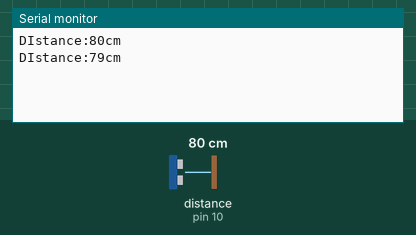
This sketch was run on a simulated Arduino Uno, built with avr-gcc and run on an emulated ATmega328P. Parts: the last lines printed to the serial monitor. Wiring (inferred from the names in the program): ultrasonic range finder: trigger pin 9; echo pin 10. Inputs (shaded band) come from the test bench; at power-on: distance to the obstacle (sensor on pin 10) 80 cm. The echo pulse lasts 58.3 µs per cm.

Above: at 1.8 s.
1.9 s: distance to the obstacle (sensor on pin 10) set to 2 cm
At 2.6 s:
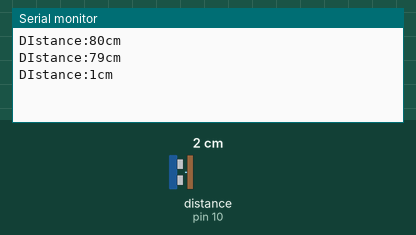
3.4 s: distance to the obstacle (sensor on pin 10) set to 4 cm
At 4.8 s:
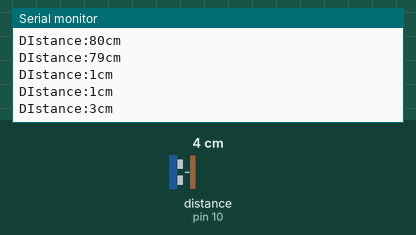
Timing chart, 0 to 6.4 s (numbered marks = the images above; inputs shaded):
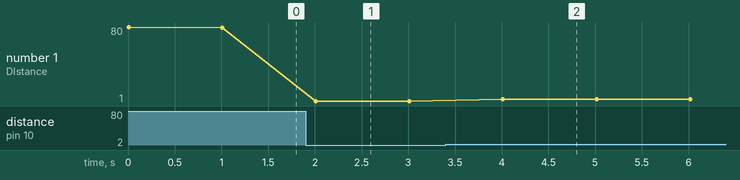

The sketch:

4_US_sensor.ino
```cpp
int trig=9;
int echo=10;
long duration;
long distance;

void setup() {

 pinMode(trig,OUTPUT);
 pinMode(echo,INPUT);
 Serial.begin(9600);
}

void loop() {
  digitalWrite(trig,LOW);
  delayMicroseconds(2);

  digitalWrite(trig,HIGH);
  delayMicroseconds(10);
  digitalWrite(trig,LOW);

  duration =pulseIn(echo,HIGH);
  distance= duration*0.0343/2;

  Serial.print("DIstance:");
  Serial.print(distance);
  Serial.println("cm");
  delay(1000);
}
```

Measured:
- after the input at 1.9 s, the serial monitor: prints a new line after 0.11 s (image 1)
- after the input at 3.4 s, the serial monitor: prints a new line after 0.61 s (image 2)
- plotted number 1: 79 → 1 after the input at 1.9 s, 1 → 3 after the input at 3.4 s
